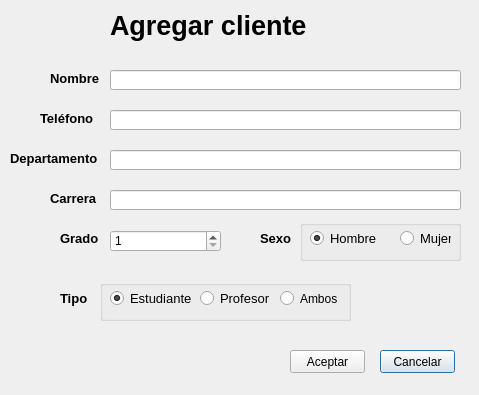
<?xml version="1.0" encoding="UTF-8"?>
<ui version="4.0">
 <class>AltaCliente</class>
 <widget class="QDialog" name="AltaCliente">
  <property name="geometry">
   <rect>
    <x>0</x>
    <y>0</y>
    <width>479</width>
    <height>395</height>
   </rect>
  </property>
  <property name="windowTitle">
   <string>Dialog</string>
  </property>
  <widget class="QLineEdit" name="lineEditNombre">
   <property name="geometry">
    <rect>
     <x>110</x>
     <y>70</y>
     <width>351</width>
     <height>20</height>
    </rect>
   </property>
   <property name="placeholderText">
    <string/>
   </property>
  </widget>
  <widget class="QLabel" name="labelTexto">
   <property name="geometry">
    <rect>
     <x>110</x>
     <y>10</y>
     <width>261</width>
     <height>31</height>
    </rect>
   </property>
   <property name="font">
    <font>
     <pointsize>20</pointsize>
     <weight>75</weight>
     <bold>true</bold>
    </font>
   </property>
   <property name="text">
    <string>Agregar cliente</string>
   </property>
  </widget>
  <widget class="QPushButton" name="pushButtonCancelar">
   <property name="geometry">
    <rect>
     <x>380</x>
     <y>350</y>
     <width>75</width>
     <height>23</height>
    </rect>
   </property>
   <property name="text">
    <string>Cancelar</string>
   </property>
  </widget>
  <widget class="QPushButton" name="pushButtonAceptar">
   <property name="geometry">
    <rect>
     <x>290</x>
     <y>350</y>
     <width>75</width>
     <height>23</height>
    </rect>
   </property>
   <property name="text">
    <string>Aceptar</string>
   </property>
   <property name="checkable">
    <bool>false</bool>
   </property>
  </widget>
  <widget class="QLabel" name="label">
   <property name="geometry">
    <rect>
     <x>50</x>
     <y>70</y>
     <width>51</width>
     <height>16</height>
    </rect>
   </property>
   <property name="font">
    <font>
     <pointsize>10</pointsize>
     <weight>75</weight>
     <bold>true</bold>
    </font>
   </property>
   <property name="text">
    <string>Nombre</string>
   </property>
  </widget>
  <widget class="QLabel" name="label_4">
   <property name="geometry">
    <rect>
     <x>260</x>
     <y>230</y>
     <width>31</width>
     <height>16</height>
    </rect>
   </property>
   <property name="font">
    <font>
     <pointsize>10</pointsize>
     <weight>75</weight>
     <bold>true</bold>
    </font>
   </property>
   <property name="text">
    <string>Sexo</string>
   </property>
  </widget>
  <widget class="QGroupBox" name="groupBoxSexo">
   <property name="geometry">
    <rect>
     <x>300</x>
     <y>220</y>
     <width>161</width>
     <height>41</height>
    </rect>
   </property>
   <property name="title">
    <string/>
   </property>
   <widget class="QRadioButton" name="radioButtonHombre">
    <property name="geometry">
     <rect>
      <x>10</x>
      <y>10</y>
      <width>71</width>
      <height>17</height>
     </rect>
    </property>
    <property name="font">
     <font>
      <pointsize>10</pointsize>
     </font>
    </property>
    <property name="text">
     <string>Hombre</string>
    </property>
    <property name="checked">
     <bool>true</bool>
    </property>
   </widget>
   <widget class="QRadioButton" name="radioButtonMujer">
    <property name="geometry">
     <rect>
      <x>100</x>
      <y>10</y>
      <width>51</width>
      <height>17</height>
     </rect>
    </property>
    <property name="font">
     <font>
      <pointsize>10</pointsize>
     </font>
    </property>
    <property name="text">
     <string>Mujer</string>
    </property>
   </widget>
  </widget>
  <widget class="QLineEdit" name="lineEditTelefono">
   <property name="geometry">
    <rect>
     <x>110</x>
     <y>110</y>
     <width>351</width>
     <height>20</height>
    </rect>
   </property>
   <property name="text">
    <string/>
   </property>
   <property name="placeholderText">
    <string/>
   </property>
  </widget>
  <widget class="QLabel" name="label_9">
   <property name="geometry">
    <rect>
     <x>40</x>
     <y>110</y>
     <width>61</width>
     <height>16</height>
    </rect>
   </property>
   <property name="font">
    <font>
     <pointsize>10</pointsize>
     <weight>75</weight>
     <bold>true</bold>
    </font>
   </property>
   <property name="text">
    <string>Teléfono</string>
   </property>
  </widget>
  <widget class="QLineEdit" name="lineEditDepartamento">
   <property name="geometry">
    <rect>
     <x>110</x>
     <y>150</y>
     <width>351</width>
     <height>20</height>
    </rect>
   </property>
   <property name="text">
    <string/>
   </property>
   <property name="placeholderText">
    <string/>
   </property>
  </widget>
  <widget class="QLabel" name="label_10">
   <property name="geometry">
    <rect>
     <x>10</x>
     <y>150</y>
     <width>101</width>
     <height>16</height>
    </rect>
   </property>
   <property name="font">
    <font>
     <pointsize>10</pointsize>
     <weight>75</weight>
     <bold>true</bold>
    </font>
   </property>
   <property name="text">
    <string>Departamento</string>
   </property>
  </widget>
  <widget class="QLineEdit" name="lineEditCarrera">
   <property name="geometry">
    <rect>
     <x>110</x>
     <y>190</y>
     <width>351</width>
     <height>20</height>
    </rect>
   </property>
   <property name="text">
    <string/>
   </property>
   <property name="placeholderText">
    <string/>
   </property>
  </widget>
  <widget class="QLabel" name="label_11">
   <property name="geometry">
    <rect>
     <x>50</x>
     <y>190</y>
     <width>51</width>
     <height>16</height>
    </rect>
   </property>
   <property name="font">
    <font>
     <pointsize>10</pointsize>
     <weight>75</weight>
     <bold>true</bold>
    </font>
   </property>
   <property name="text">
    <string>Carrera</string>
   </property>
  </widget>
  <widget class="QLabel" name="label_12">
   <property name="geometry">
    <rect>
     <x>60</x>
     <y>230</y>
     <width>41</width>
     <height>16</height>
    </rect>
   </property>
   <property name="font">
    <font>
     <pointsize>10</pointsize>
     <weight>75</weight>
     <bold>true</bold>
    </font>
   </property>
   <property name="text">
    <string>Grado</string>
   </property>
  </widget>
  <widget class="QSpinBox" name="spinBoxGrado">
   <property name="geometry">
    <rect>
     <x>110</x>
     <y>230</y>
     <width>111</width>
     <height>22</height>
    </rect>
   </property>
   <property name="minimum">
    <number>1</number>
   </property>
  </widget>
  <widget class="QLabel" name="label_5">
   <property name="geometry">
    <rect>
     <x>60</x>
     <y>290</y>
     <width>31</width>
     <height>16</height>
    </rect>
   </property>
   <property name="font">
    <font>
     <pointsize>10</pointsize>
     <weight>75</weight>
     <bold>true</bold>
    </font>
   </property>
   <property name="text">
    <string>Tipo</string>
   </property>
  </widget>
  <widget class="QGroupBox" name="groupBoxTipo">
   <property name="geometry">
    <rect>
     <x>100</x>
     <y>280</y>
     <width>251</width>
     <height>41</height>
    </rect>
   </property>
   <property name="title">
    <string/>
   </property>
   <widget class="QRadioButton" name="radioButtonEstudiante">
    <property name="geometry">
     <rect>
      <x>10</x>
      <y>10</y>
      <width>82</width>
      <height>17</height>
     </rect>
    </property>
    <property name="font">
     <font>
      <pointsize>10</pointsize>
     </font>
    </property>
    <property name="text">
     <string>Estudiante</string>
    </property>
    <property name="checked">
     <bool>true</bool>
    </property>
   </widget>
   <widget class="QRadioButton" name="radioButtonProfesor">
    <property name="geometry">
     <rect>
      <x>100</x>
      <y>10</y>
      <width>71</width>
      <height>17</height>
     </rect>
    </property>
    <property name="font">
     <font>
      <pointsize>10</pointsize>
     </font>
    </property>
    <property name="text">
     <string>Profesor</string>
    </property>
   </widget>
   <widget class="QRadioButton" name="radioButtonAmbos">
    <property name="geometry">
     <rect>
      <x>180</x>
      <y>10</y>
      <width>61</width>
      <height>17</height>
     </rect>
    </property>
    <property name="text">
     <string>Ambos</string>
    </property>
   </widget>
  </widget>
 </widget>
 <resources/>
 <connections/>
</ui>
